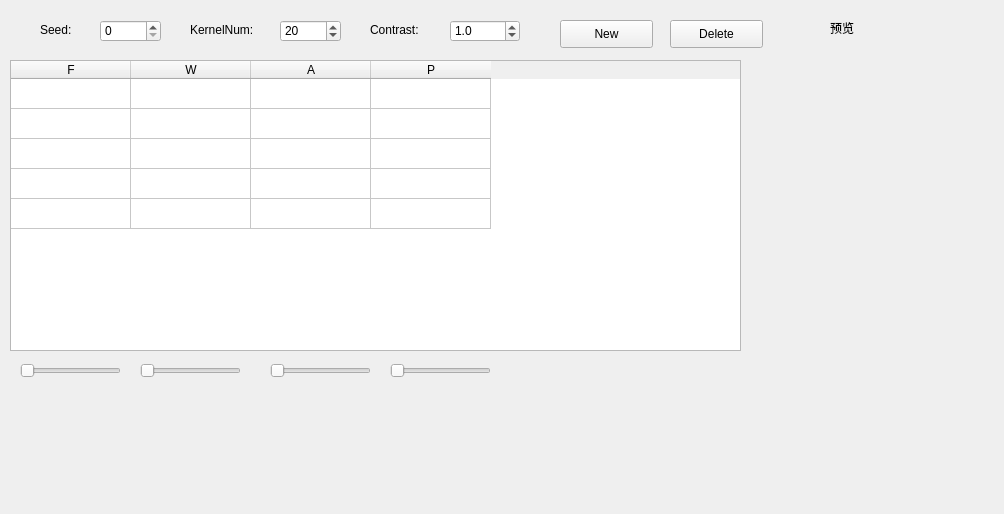
<?xml version="1.0" encoding="UTF-8"?>
<ui version="4.0">
 <class>ParaTable</class>
 <widget class="QWidget" name="ParaTable">
  <property name="geometry">
   <rect>
    <x>0</x>
    <y>0</y>
    <width>1004</width>
    <height>514</height>
   </rect>
  </property>
  <property name="windowTitle">
   <string>ParaTable</string>
  </property>
  <widget class="QTableWidget" name="tableWidget">
   <property name="geometry">
    <rect>
     <x>10</x>
     <y>60</y>
     <width>731</width>
     <height>291</height>
    </rect>
   </property>
   <property name="mouseTracking">
    <bool>false</bool>
   </property>
   <property name="focusPolicy">
    <enum>Qt::StrongFocus</enum>
   </property>
   <property name="showGrid">
    <bool>true</bool>
   </property>
   <property name="rowCount">
    <number>5</number>
   </property>
   <property name="columnCount">
    <number>4</number>
   </property>
   <attribute name="horizontalHeaderVisible">
    <bool>true</bool>
   </attribute>
   <attribute name="horizontalHeaderCascadingSectionResizes">
    <bool>false</bool>
   </attribute>
   <attribute name="horizontalHeaderDefaultSectionSize">
    <number>120</number>
   </attribute>
   <attribute name="horizontalHeaderMinimumSectionSize">
    <number>120</number>
   </attribute>
   <attribute name="verticalHeaderVisible">
    <bool>false</bool>
   </attribute>
   <attribute name="verticalHeaderDefaultSectionSize">
    <number>30</number>
   </attribute>
   <row/>
   <row/>
   <row/>
   <row/>
   <row/>
   <column>
    <property name="text">
     <string>F</string>
    </property>
   </column>
   <column>
    <property name="text">
     <string>W</string>
    </property>
   </column>
   <column>
    <property name="text">
     <string>A</string>
    </property>
   </column>
   <column>
    <property name="text">
     <string>P</string>
    </property>
   </column>
  </widget>
  <widget class="QSpinBox" name="spinBox">
   <property name="geometry">
    <rect>
     <x>100</x>
     <y>20</y>
     <width>61</width>
     <height>22</height>
    </rect>
   </property>
  </widget>
  <widget class="QLabel" name="label">
   <property name="geometry">
    <rect>
     <x>40</x>
     <y>20</y>
     <width>51</width>
     <height>20</height>
    </rect>
   </property>
   <property name="text">
    <string>Seed:</string>
   </property>
  </widget>
  <widget class="QSpinBox" name="spinBox_2">
   <property name="geometry">
    <rect>
     <x>280</x>
     <y>20</y>
     <width>61</width>
     <height>22</height>
    </rect>
   </property>
   <property name="suffix">
    <string/>
   </property>
   <property name="prefix">
    <string/>
   </property>
   <property name="minimum">
    <number>5</number>
   </property>
   <property name="maximum">
    <number>100</number>
   </property>
   <property name="singleStep">
    <number>5</number>
   </property>
   <property name="value">
    <number>20</number>
   </property>
  </widget>
  <widget class="QLabel" name="label_2">
   <property name="geometry">
    <rect>
     <x>190</x>
     <y>20</y>
     <width>81</width>
     <height>20</height>
    </rect>
   </property>
   <property name="text">
    <string>KernelNum:</string>
   </property>
  </widget>
  <widget class="QLabel" name="label_3">
   <property name="geometry">
    <rect>
     <x>370</x>
     <y>20</y>
     <width>81</width>
     <height>20</height>
    </rect>
   </property>
   <property name="text">
    <string>Contrast:</string>
   </property>
  </widget>
  <widget class="QDoubleSpinBox" name="doubleSpinBox">
   <property name="geometry">
    <rect>
     <x>450</x>
     <y>20</y>
     <width>70</width>
     <height>22</height>
    </rect>
   </property>
   <property name="decimals">
    <number>1</number>
   </property>
   <property name="maximum">
    <double>3.000000000000000</double>
   </property>
   <property name="singleStep">
    <double>0.200000000000000</double>
   </property>
   <property name="value">
    <double>1.000000000000000</double>
   </property>
  </widget>
  <widget class="QWidget" name="widget" native="true">
   <property name="geometry">
    <rect>
     <x>750</x>
     <y>290</y>
     <width>200</width>
     <height>200</height>
    </rect>
   </property>
   <property name="minimumSize">
    <size>
     <width>200</width>
     <height>200</height>
    </size>
   </property>
   <property name="maximumSize">
    <size>
     <width>200</width>
     <height>200</height>
    </size>
   </property>
  </widget>
  <widget class="QLabel" name="Image">
   <property name="geometry">
    <rect>
     <x>750</x>
     <y>70</y>
     <width>200</width>
     <height>200</height>
    </rect>
   </property>
   <property name="minimumSize">
    <size>
     <width>200</width>
     <height>200</height>
    </size>
   </property>
   <property name="maximumSize">
    <size>
     <width>200</width>
     <height>200</height>
    </size>
   </property>
   <property name="text">
    <string/>
   </property>
  </widget>
  <widget class="QLabel" name="label_4">
   <property name="geometry">
    <rect>
     <x>830</x>
     <y>20</y>
     <width>72</width>
     <height>15</height>
    </rect>
   </property>
   <property name="text">
    <string>预览</string>
   </property>
  </widget>
  <widget class="QSlider" name="Fnum">
   <property name="geometry">
    <rect>
     <x>20</x>
     <y>360</y>
     <width>101</width>
     <height>22</height>
    </rect>
   </property>
   <property name="orientation">
    <enum>Qt::Horizontal</enum>
   </property>
  </widget>
  <widget class="QSlider" name="Wnum">
   <property name="geometry">
    <rect>
     <x>140</x>
     <y>360</y>
     <width>101</width>
     <height>22</height>
    </rect>
   </property>
   <property name="orientation">
    <enum>Qt::Horizontal</enum>
   </property>
  </widget>
  <widget class="QSlider" name="Anum">
   <property name="geometry">
    <rect>
     <x>270</x>
     <y>360</y>
     <width>101</width>
     <height>22</height>
    </rect>
   </property>
   <property name="orientation">
    <enum>Qt::Horizontal</enum>
   </property>
  </widget>
  <widget class="QSlider" name="Pnum">
   <property name="geometry">
    <rect>
     <x>390</x>
     <y>360</y>
     <width>101</width>
     <height>22</height>
    </rect>
   </property>
   <property name="orientation">
    <enum>Qt::Horizontal</enum>
   </property>
  </widget>
  <widget class="QPushButton" name="New">
   <property name="geometry">
    <rect>
     <x>560</x>
     <y>20</y>
     <width>93</width>
     <height>28</height>
    </rect>
   </property>
   <property name="text">
    <string>New</string>
   </property>
  </widget>
  <widget class="QPushButton" name="Delete">
   <property name="geometry">
    <rect>
     <x>670</x>
     <y>20</y>
     <width>93</width>
     <height>28</height>
    </rect>
   </property>
   <property name="text">
    <string>Delete</string>
   </property>
  </widget>
 </widget>
 <layoutdefault spacing="6" margin="11"/>
 <resources/>
 <connections/>
</ui>
